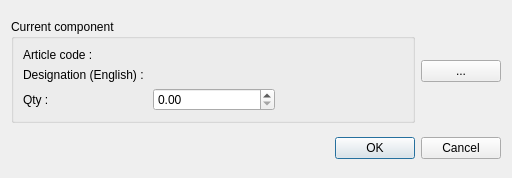
<?xml version="1.0" encoding="UTF-8"?>
<ui version="4.0">
 <class>mdtClArticleComponentDialog</class>
 <widget class="QDialog" name="mdtClArticleComponentDialog">
  <property name="geometry">
   <rect>
    <x>0</x>
    <y>0</y>
    <width>471</width>
    <height>178</height>
   </rect>
  </property>
  <property name="windowTitle">
   <string>Dialog</string>
  </property>
  <layout class="QVBoxLayout" name="verticalLayout">
   <item>
    <layout class="QHBoxLayout" name="horizontalLayout_2">
     <item>
      <widget class="QGroupBox" name="gbComponentData">
       <property name="sizePolicy">
        <sizepolicy hsizetype="Maximum" vsizetype="Preferred">
         <horstretch>0</horstretch>
         <verstretch>0</verstretch>
        </sizepolicy>
       </property>
       <property name="title">
        <string>Current component</string>
       </property>
       <layout class="QFormLayout" name="formLayout">
        <item row="0" column="0">
         <widget class="QLabel" name="lbArticleCodeLabel">
          <property name="text">
           <string>Article code : </string>
          </property>
         </widget>
        </item>
        <item row="0" column="1">
         <widget class="QLabel" name="lbArticleCode">
          <property name="text">
           <string>                </string>
          </property>
         </widget>
        </item>
        <item row="1" column="0">
         <widget class="QLabel" name="lbArticleDesignationENLabel">
          <property name="text">
           <string>Designation (English) : </string>
          </property>
         </widget>
        </item>
        <item row="1" column="1">
         <widget class="QLabel" name="lbArticleDesignationEN">
          <property name="sizePolicy">
           <sizepolicy hsizetype="Preferred" vsizetype="Preferred">
            <horstretch>0</horstretch>
            <verstretch>0</verstretch>
           </sizepolicy>
          </property>
          <property name="minimumSize">
           <size>
            <width>250</width>
            <height>0</height>
           </size>
          </property>
          <property name="text">
           <string>                      </string>
          </property>
         </widget>
        </item>
        <item row="2" column="0">
         <widget class="QLabel" name="lbQty">
          <property name="text">
           <string>Qty : </string>
          </property>
         </widget>
        </item>
        <item row="2" column="1">
         <layout class="QHBoxLayout" name="horizontalLayout">
          <item>
           <widget class="QDoubleSpinBox" name="sbQty">
            <property name="maximum">
             <double>9999.989999999999782</double>
            </property>
           </widget>
          </item>
          <item>
           <widget class="QLabel" name="lbUnit">
            <property name="text">
             <string>      </string>
            </property>
           </widget>
          </item>
         </layout>
        </item>
       </layout>
      </widget>
     </item>
     <item>
      <widget class="QPushButton" name="pbSelect">
       <property name="text">
        <string>...</string>
       </property>
      </widget>
     </item>
     <item>
      <spacer name="horizontalSpacer">
       <property name="orientation">
        <enum>Qt::Horizontal</enum>
       </property>
       <property name="sizeHint" stdset="0">
        <size>
         <width>0</width>
         <height>20</height>
        </size>
       </property>
      </spacer>
     </item>
    </layout>
   </item>
   <item>
    <widget class="QDialogButtonBox" name="buttonBox">
     <property name="orientation">
      <enum>Qt::Horizontal</enum>
     </property>
     <property name="standardButtons">
      <set>QDialogButtonBox::Cancel|QDialogButtonBox::Ok</set>
     </property>
    </widget>
   </item>
  </layout>
 </widget>
 <resources/>
 <connections>
  <connection>
   <sender>buttonBox</sender>
   <signal>accepted()</signal>
   <receiver>mdtClArticleComponentDialog</receiver>
   <slot>accept()</slot>
   <hints>
    <hint type="sourcelabel">
     <x>248</x>
     <y>254</y>
    </hint>
    <hint type="destinationlabel">
     <x>157</x>
     <y>274</y>
    </hint>
   </hints>
  </connection>
  <connection>
   <sender>buttonBox</sender>
   <signal>rejected()</signal>
   <receiver>mdtClArticleComponentDialog</receiver>
   <slot>reject()</slot>
   <hints>
    <hint type="sourcelabel">
     <x>316</x>
     <y>260</y>
    </hint>
    <hint type="destinationlabel">
     <x>286</x>
     <y>274</y>
    </hint>
   </hints>
  </connection>
 </connections>
</ui>
